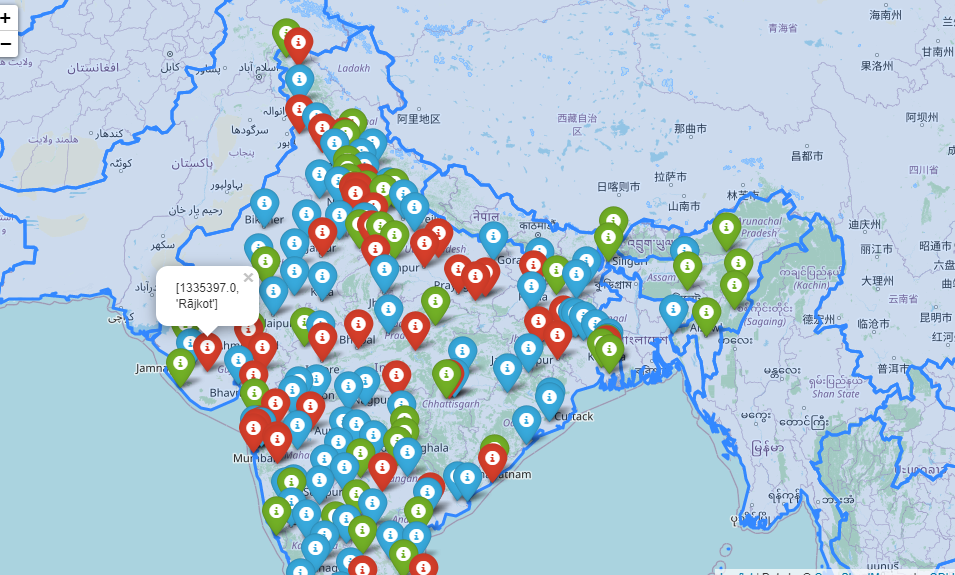

The Python source for this figure:
#!/usr/bin/env python
# coding: utf-8

# In[1]:


import numpy as np
import pandas as pd
import folium as fo
get_ipython().run_line_magic('matplotlib', 'inline')


# In[2]:


map = fo.Map()


# In[3]:


vol = fo.FeatureGroup(name='India City Population')


# In[4]:


vol.add_child(fo.GeoJson(data=(open('world.json','r',encoding='utf-8-sig').read())))


# In[5]:


map.add_child(vol)


# In[6]:


popu = pd.read_csv('in.csv')


# In[7]:


popu.head()


# In[8]:


popu.describe()


# In[9]:


lat_po = list(popu['lat'])
lon_po = list(popu['lng'])
name_po = list(popu['city'])
pop_po = list(popu['population'])


# In[10]:


po = fo.FeatureGroup(name='India City Population')


# In[14]:


def marks(popu):
    if(popu>1.014227e+06):
        return 'red'
    elif(popu>3.064090e+05 and popu<=1.014227e+06):
        return 'blue'
    else:
        return 'green'


# In[15]:


for lat,lon,name,pop in zip(lat_po,lon_po,name_po,pop_po):
    po.add_child(fo.Marker(location=[lat,lon],popup=[pop,name] , 
                          icon=fo.Icon(color=marks(pop))))


# In[16]:


map.add_child(po)
